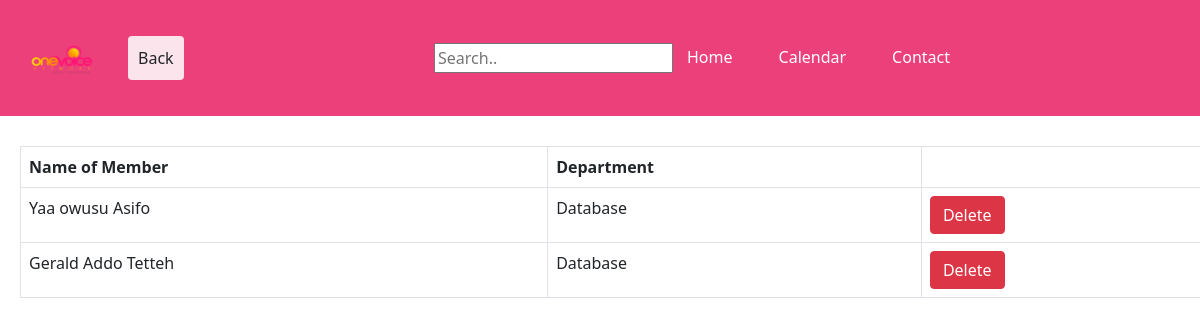
The app's page /departments/database.php with its own data.
### tables this page shows
CREATE TABLE `department` (
  `deptNum` int(11) NOT NULL,
  `deptName` varchar(20) NOT NULL
);

### departments/database.php (the view, shortened to what this page needs)
<?php
require "../php/database_connection_test.php";
function listing($conn){
    $prayer_dept=mysqli_query($conn, "SELECT concat(P.fname, ' ', P.middlename, ' ', P.lname) as Fullname, D.deptName
    from Members as M Inner Join Person as P on M.memID=P.personID
    Inner Join DepartmentPerson as Dep on Dep.deptpersonID=P.personId
    Inner Join Department as D on D.deptNum=Dep.deptNum
    where D.deptName like '%Database%' ");
    $data=mysqli_fetch_all($prayer_dept,MYSQLI_ASSOC);
    return $data;
}
    $data=listing($conn);
$searchresult = [];
?>
<!DOCTYPE html>
<html lang="en">
<head>
    <link href="https://cdn.jsdelivr.net/npm/bootstrap@5.1.1/dist/css/bootstrap.min.css" rel="stylesheet">
    <link rel="stylesheet" type="text/css" href="../css/styles.css">
</head>
<body>
    <nav class="navbar navbar-expand-lg navbar-dark navbarcolor">
        <div class="container-fluid">
        <a class="navbar-brand " href="home.php"><img src="../images/logo.png" width="100" height="90"></a>
        <a href="../php/department.php"><button type="button" class="btn back-button">Back</button></a>
            <div class="collapse navbar-collapse" id="navbarText">
            <ul class="navbar-nav ms-auto mb-2 mb-lg-0 bars">
                <form action="" method="get" class="search-bar">
                        <li>
                            <input type="text" name= "searchbar"  placeholder="Search..">
                        </li>
                </form>
                <li class="nav-item">
                <a class="nav-link active barsbars" aria-current="page" href="home.php">Home</a>
                </li>
                <li class="nav-item">
                <a class="nav-link active barsbars" href="#">Calendar</a>
                </li>
                <li class="nav-item">
                <a class="nav-link active barsbars">Contact</a>
                </li>
            </ul>
            </div>
        </div>
    </nav>
    <div class="table-responsive">
        <table class="table table-hover table-color table-bordered att">
            <tr>
                <th>Name of Member</th>
                <th>Department</th>
            </tr>
            <?php foreach($data as $q){ ?>
                <tr>
                    <?php if (in_array($q['Fullname'],$searchresult)) { ?>
                        <td class="highlight"><?php echo $q['Fullname'] ?></td>
                        <td class="highlight"><?php echo $q['deptName'] ?></td>
                        <td>
                                <form action="" method="post" onSubmit="onDelete(event)">
                                    <input class="btn btn-danger" type = "submit" name="Delete"  value="Delete"/>
                                    <input type="text" name="ID" value="<?php echo $q["memID"] ?>" hidden/>
                                </form>
                            </td>
                    <?php } else { ?>
                            <td><?php echo $q['Fullname']?></td>
                            <td><?php echo $q['deptName'] ?></td>
                            <td>
                                <form action="" method="post" onSubmit="onDelete(event)">
                                    <input class="btn btn-danger" type = "submit" name="Delete"  value="Delete"/>
                                </form>
                            </td>
                    <?php } ?>
                </tr>
            <?php } ?>
        </table>
    </div>
</body>
</html>

### css/navbar.css (style rules this page uses)
.bars { margin-right: 200px; }
.barsbars { margin-right: 30px; }
.navbarcolor { background-color: #ec407a; }

### css/attendance.css (style rules this page uses)
.att { margin-top:30px; margin-left: 20px; }
.search-bar { padding: 6px; }

### css/common.css (style rules this page uses)
body { background-color:white; position:relative; }
.back-button { background-color: #fce4ec; padding:9px; }

### records on screen
department: Fullname "Yaa owusu Asifo", deptName "Database"
department: Fullname "Gerald Addo Tetteh", deptName "Database"
